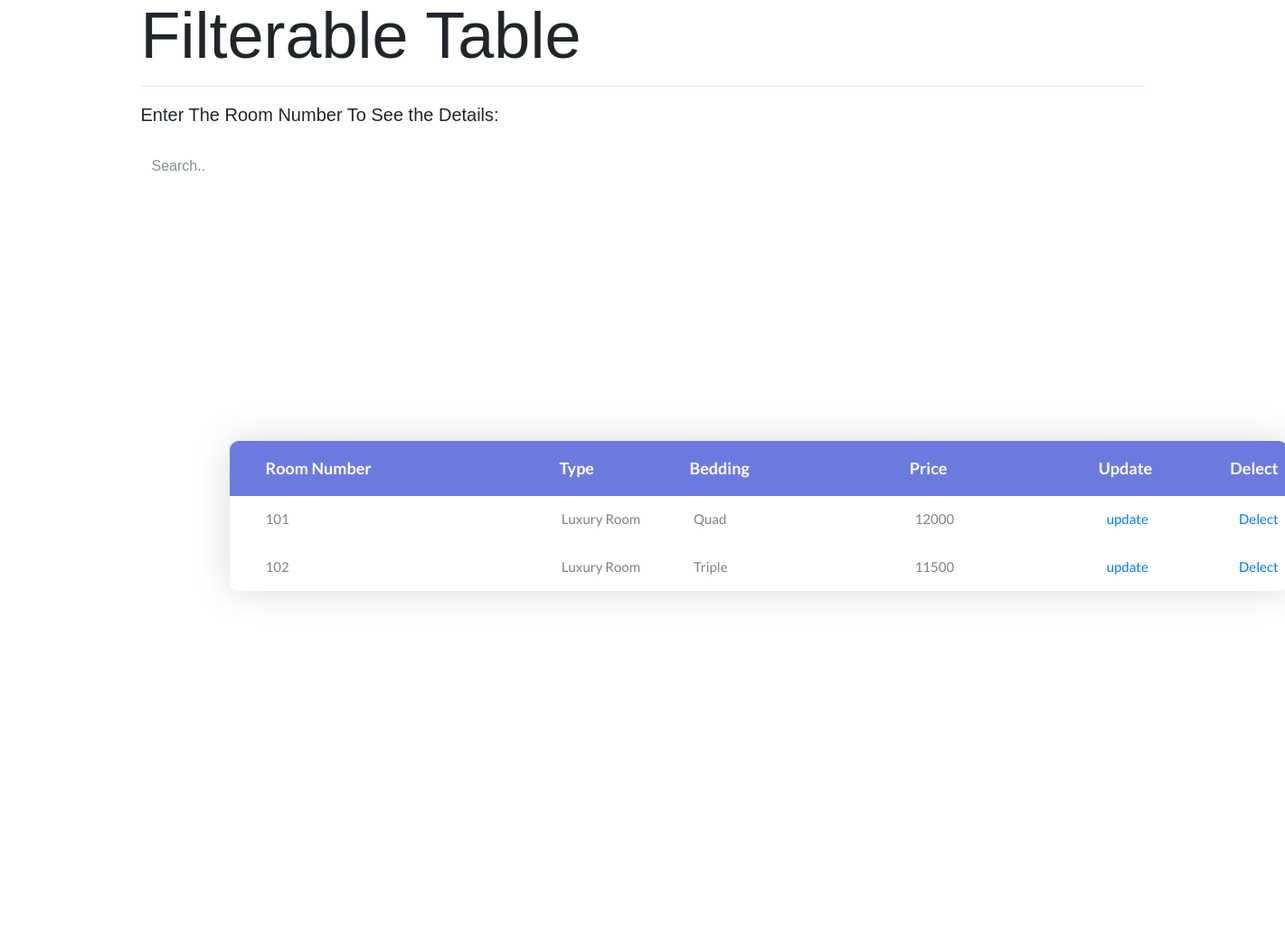
The page /admin_room.php on the database its author committed.
### tables this page shows
CREATE TABLE `room_num` (
  `id` int(6) NOT NULL,
  `t_id` int(10) NOT NULL,
  `cusid` int(15) DEFAULT NULL
);

CREATE TABLE `room` (
  `id` int(10) UNSIGNED NOT NULL,
  `type` varchar(15) DEFAULT NULL,
  `bedding` varchar(10) DEFAULT NULL,
  `price` int(8) DEFAULT NULL
);

### admin_room.php (the view, shortened to what this page needs)
<!DOCTYPE html>
<html lang="en">
<head>
	<link rel="stylesheet" type="text/css" href="css/bootstrap.min.css">
	<link rel="stylesheet" type="text/css" href="fonts/font-awesome-4.7.0/css/font-awesome.min.css">
	<link rel="stylesheet" type="text/css" href="css/animate.css">
	<link rel="stylesheet" type="text/css" href="css/select2.min.css">
	<link rel="stylesheet" type="text/css" href="css/perfect-scrollbar.css">
	<link rel="stylesheet" type="text/css" href="css/util.css">
	<link rel="stylesheet" type="text/css" href="css/main.css">
</head>
<body>
	<div class="container">
	<h2 class="display-3">Filterable Table</h2>
	<hr>
  <p class="lead">Enter The Room Number To See the Details:</p><br> </di>
  <input class="form-control" id="myInput" type="text" placeholder="Search..">
  <br>
	<div class="limiter">
		<div class="container-table100">
			<div class="wrap-table100">
				<div class="table100 ver1 m-b-110">
					<div class="table100-head">
						<table>
							<thead>
								<tr class="row100 head">
									<th class="cell100 column1">Room Number</th>
									<th class="cell100 column2">Type</th>
									<th class="cell100 column3">Bedding</th>
									<th class="cell100 column4">Price</th>
									<th class="cell100 column5">Update</th>
									<th class="cell100 column5">Delect</th>
								</tr>
							</thead>
						</table>
					</div>
					<?php
                    require "connection.php";
                    $result= "SELECT rn.id,r.type,r.bedding,r.price
                              FROM room_num AS rn, room AS r
                              WHERE r.id=rn.t_id";
                    $query= mysqli_query($conn,$result);
                    while($row=mysqli_fetch_assoc($query)){
                    echo '<div class="table100-body js-pscroll">
						<table>
							<tbody id="myTable">
								<tr class="row100 body">
									<td class="cell100 column1">'.$row["id"].'</td>
									<td class="cell100 column2">'.$row["type"].'</td>
									<td class="cell100 column3">'.$row["bedding"].'</td>
									<td class="cell100 column4">'.$row["price"].'</td>
									<td class="cell100 column5"><a href=admin/update_room_form.php?id='.$row['id'].'>update</a></td>
									<td class="cell100 column6"><a href=admin/delect_room.php?id='.$row['id'].'>Delect</a></td>
								</tr>
							</tbody>
						</table>
					</div>';
                }
					?>
									</div>
				</div>
			</div>
		</div>
</body>
</html>

### css/perfect-scrollbar.css (style rules this page uses)
.ps { overflow: hidden !important; overflow-anchor: none; -ms-overflow-style: none; touch-action: auto; -ms-touch-action: auto; }

### css/main.css (style rules this page uses)
* { margin: 0px; padding: 0px; box-sizing: border-box; }
body, html { height: 100%; font-family: sans-serif; }
a { margin: 0px; transition: all 0.4s; -webkit-transition: all 0.4s; -o-transition: all 0.4s; -moz-transition: all 0.4s; }
h1,h2,h3,h4,h5,h6 { margin: 0px; }
p { margin: 0px; }
input { display: block; outline: none; border: none !important; }
.js-pscroll { position: relative; overflow: hidden; }
.limiter { width: 1366px; margin: 0 auto; }
.container-table100 { width: 100%; min-height: 100vh; background: #fff; display: -webkit-box; display: -webkit-flex; display: -moz-box; display: -ms-flexbox; display: flex; align-items: center; justify-content: center; flex-wrap: wrap; padding: 33px 30px; }
.wrap-table100 { width: 1170px; }
.table100 { background-color: #fff; }
table { width: 100%; }
th, td { font-weight: unset; padding-right: 10px; }
.column1 { width: 33%; padding-left: 40px; }
.column2 { width: 13%; }
.column3 { width: 22%; }
.column4 { width: 19%; }
.column5 { width: 13%; }
.table100-head th { padding-top: 18px; padding-bottom: 18px; }
.table100-body td { padding-top: 16px; padding-bottom: 16px; }
.table100 { position: relative; padding-top: 60px; }
.table100-head { position: absolute; width: 100%; top: 0; left: 0; }
.table100-body { max-height: 585px; overflow: auto; }
.table100.ver1 th { font-family: Lato-Bold; font-size: 18px; color: #fff; line-height: 1.4; background-color: #6c7ae0; }
.table100.ver1 td { font-family: Lato-Regular; font-size: 15px; color: #808080; line-height: 1.4; }
.table100.ver1 { border-radius: 10px; overflow: hidden; box-shadow: 0 0px 40px 0px rgba(0, 0, 0, 0.15); -moz-box-shadow: 0 0px 40px 0px rgba(0, 0, 0, 0.15); -webkit-box-shadow: 0 0px 40px 0px rgba(0, 0, 0, 0.15); -o-box-shadow: 0 0px 40px 0px rgba(0, 0, 0, 0.15); -ms-box-shadow: 0 0px 40px 0px rgba(0, 0, 0, 0.15); }

### rows shown on the page
room_num: id "101", room.type "Luxury Room", room.bedding "Quad", room.price "12000"
room_num: id "102", room.type "Luxury Room", room.bedding "Triple", room.price "11500"
